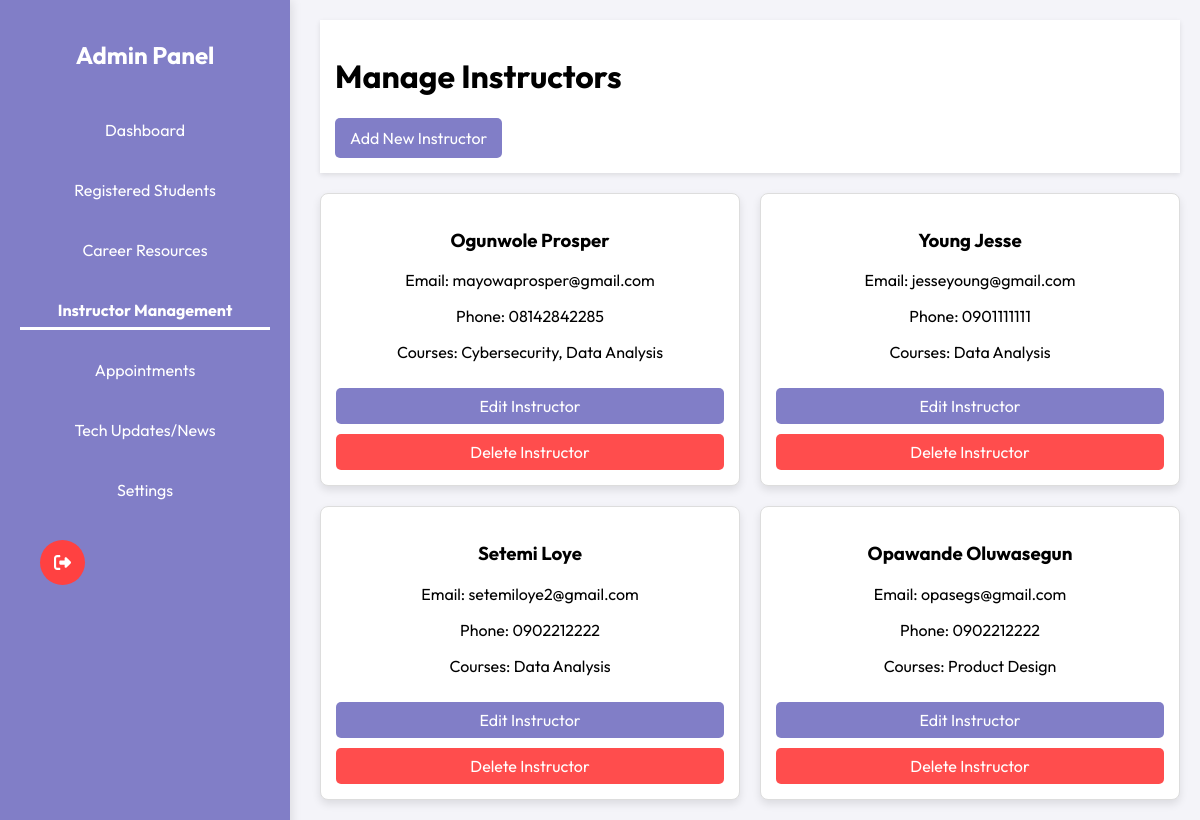
The app's page /Dashboard/AdminPages/instructors.php (signed in), older data.
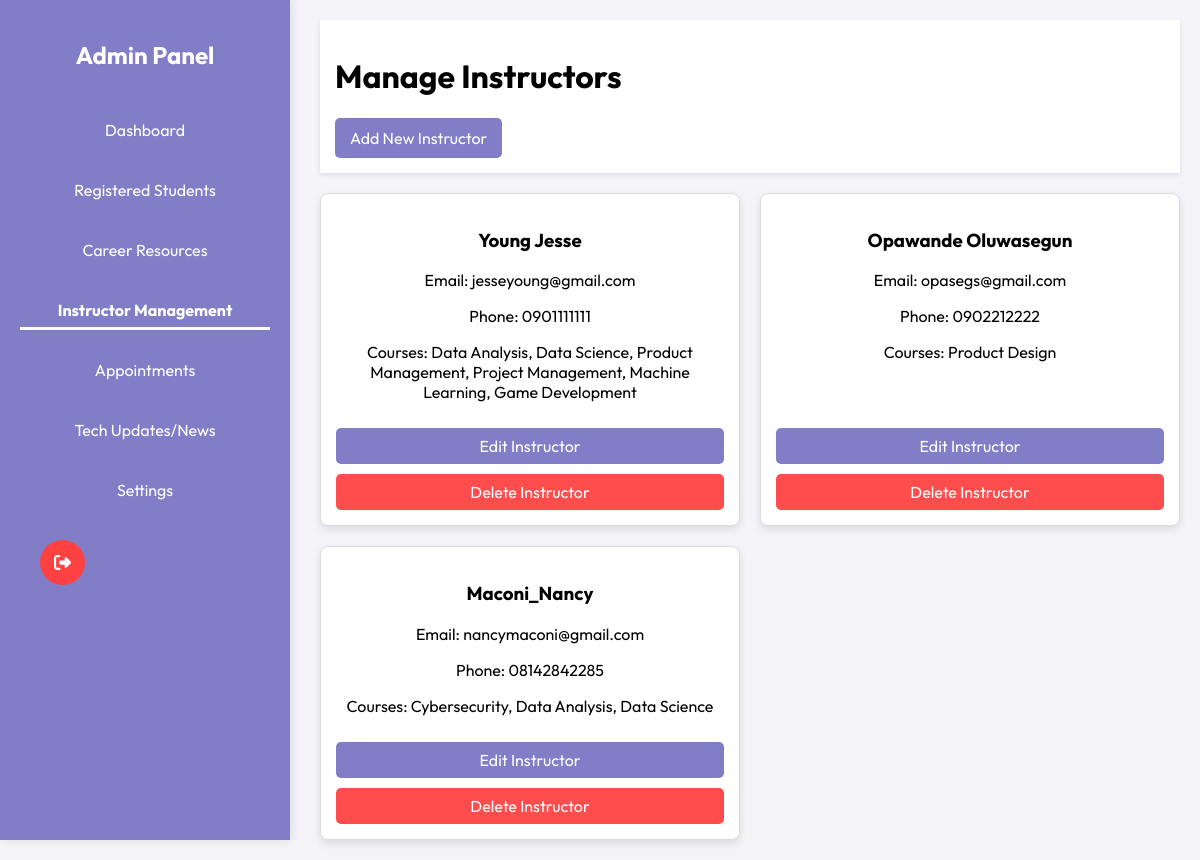
The same page, newer data.
### tables this page shows
CREATE TABLE `instructors` (
  `id` int(11) NOT NULL,
  `name` varchar(255) NOT NULL,
  `phone` varchar(20) NOT NULL,
  `email` varchar(255) NOT NULL,
  `password` varchar(255) NOT NULL
);

### Dashboard/AdminPages/instructors.php (the view, shortened to what this page needs)
<?php
require_once '../../LoginPage/conn.php';
$sql = "SELECT instructors.id, instructors.name, instructors.email, instructors.phone,
               GROUP_CONCAT(courses.course_name SEPARATOR ', ') AS courses
        FROM instructors
        LEFT JOIN instructor_courses ON instructors.id = instructor_courses.instructor_id
        LEFT JOIN courses ON instructor_courses.course_id = courses.id
        GROUP BY instructors.id";
$result = $conn->query($sql);
?>
<!DOCTYPE html>
<html lang="en">
<head>
    <link rel="stylesheet" href="../../css/adminstyle.css">
</head>
<body>
    <?php include 'sidebar.php'; ?>
    <div class="main-content">
        <header>
            <h1>Manage Instructors</h1>
            <a href="add_instructor.php" class="add-course-btn">Add New Instructor</a>
        </header>
        <div class="instructor-grid">
            <?php if ($result->num_rows > 0): ?>
                <?php while ($row = $result->fetch_assoc()): ?>
                    <div class="instructor-card">
                        <div class="instructor-details">
                            <h3><?php echo htmlspecialchars($row['name']); ?></h3>
                            <p>Email: <?php echo htmlspecialchars($row['email']); ?></p>
                            <p>Phone: <?php echo htmlspecialchars($row['phone']); ?></p>
                            <p>Courses: <?php echo htmlspecialchars($row['courses'] ?: 'None'); ?></p>
                        </div>
                        <div class="actions">
                            <a href="edit_instructor.php?instructor_id=<?php echo $row['id']; ?>" class="edit-btn">
                                Edit Instructor
                            </a>
                            <a href="delete_instructor.php?instructor_id=<?php echo $row['id']; ?>"
                                class="delete-btn"
                                onclick="return confirm('Are you sure you want to delete this instructor?');">
                                Delete Instructor
                            </a>
                        </div>
                    </div>
                <?php endwhile; ?>
            <?php else: ?>
                <p>No instructors available.</p>
            <?php endif; ?>
        </div>
    </div>
</body>
</html>

Row changes from the older to the newer data that the page shows:
removed instructors: name "Ogunwole Prosper", email "mayowaprosper@gmail.com", phone "08142842285", courses "Cybersecurity, Data Analysis"
removed instructors: name "Setemi Loye", email "setemiloye2@gmail.com", phone "0902212222", courses "Data Analysis"
changed instructors "Young Jesse": courses "Data Analysis" → "Data Analysis, Data Science, Product Management, Project Management, Machine Learning, Game Development"
added instructors: name "Maconi_Nancy", email "nancymaconi@gmail.com", phone "08142842285", courses "Cybersecurity, Data Analysis, Data Science"
